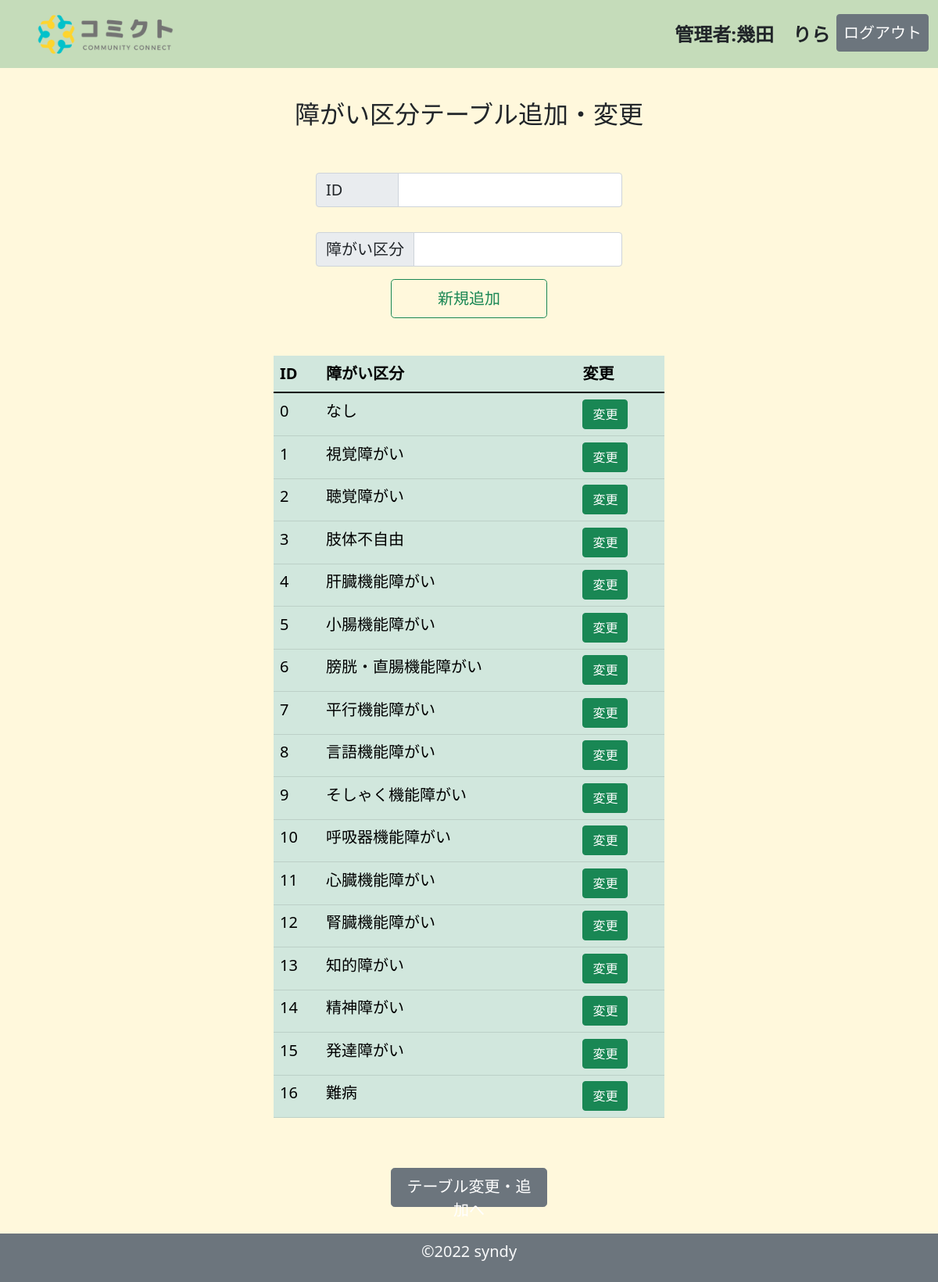
Page /admin_shougai_read.php (signed in) on the committed database.
### tables this page shows
CREATE TABLE `shougai_table` (
  `id` int(11) NOT NULL,
  `shougai_id` int(11) NOT NULL,
  `shougai` varchar(64) NOT NULL
);

### admin_shougai_read.php (the view, shortened to what this page needs)
<?php
$pdo = connect_to_db();
$sql = 'SELECT * FROM shougai_table ORDER BY shougai_id ASC';
$stmt = $pdo->prepare($sql);
try {
    $status = $stmt->execute();
} catch (PDOException $e) {
    echo json_encode(["sql error" => "{$e->getMessage()}"]);
    exit();
}
$result = $stmt->fetchAll(PDO::FETCH_ASSOC);
$output = "";
foreach ($result as $record) {
    $output .= "<tr><td>{$record['shougai_id']}</td><td>{$record['shougai']}</td>
    <td>
        <a href='admin_shougai_edit.php?id={$record["id"]}' class='btn btn-success' role='button'>変更</a>
      </td><tr>";
}
?>
<!DOCTYPE html>
<html lang="ja">
<head>
    <link href="https://cdn.jsdelivr.net/npm/bootstrap@5.1.3/dist/css/bootstrap.min.css" rel="stylesheet">
    <link rel="stylesheet" href="css/style_home_admin.css">
</head>
<body>
    <header>
        <nav class="navbar navbar-expand-lg navbar-light bg-success bg-opacity-25">
            <div class="container-fluid">
                <a class="navbar-brand" href="#">
                    <img src="img/comictlogo.png" alt="" width="250" height="60" class="d-inline-block align-text-top">
                </a>
                <div class="collapse navbar-collapse " id="navbarSupportedContent">
                    <ul class="navbar-nav me-auto">
                        <li class="nav-item">
                            <a class="nav-link" href="#"></a>
                        </li>
                        <li class="nav-item">
                            <a class="nav-link" href="#"></a>
                        </li>
                    </ul>
                    <ul class="navbar-nav">
                        <li class="nav-item">
                            <a class="nav-link text-dark fw-bold fs-4" href="#">管理者:<?= $_SESSION['mbname'] ?></a>
                        </li>
                        <li class="nav-item">
                            <a class="nav-link btn btn-secondary text-white fs-5 " href="logout.php" role="button">ログアウト</a>
                        </li>
                    </ul>
                </div>
            </div>
        </nav>
    </header>
    <main class="mb-5">
        <form action="admin_shougai_create.php" method="POST">
            <div class="container-fluid">
                <div class="row justify-content-center  g-2">
                    <p class="h2 text-center my-5">障がい区分テーブル追加・変更</p>
                    <div class="input-group mb-3 justify-content-center" style="max-width: 400px;">
                        <span class="input-group-text fs-5" id="inputGroup-sizing-default" style="width: 106px;">ID</span>
                        <input type="text" name="id" class="form-control fs-5 " aria-label="Sizing example input" aria-describedby="inputGroup-sizing-default">
                    </div>
                    <div class="row justify-content-center  g-2">
                        <div class="input-group mb-3 justify-content-center" style="max-width: 400px;">
                            <span class="input-group-text fs-5" id="inputGroup-sizing-default">障がい区分</span>
                            <input type="text" name="shougai" class="form-control fs-5 " aria-label="Sizing example input" aria-describedby="inputGroup-sizing-default">
                        </div>
                    </div>
                </div>
                <div class="container-fluid">
                    <div class="row justify-content-center">
                        <div class="col text-center mb-5">
                            <button class="btn btn-outline-success btn-lg fs-5" style="width: 200px;;height:50px">新規追加</button>
                        </div>
                    </div>
                </div>
            </div>
        </form>
        <div class="container-fluid">
            <div class="row justify-content-center  g-2">
                <div class="table-responsive">
                    <table class="table table-success table-hover mx-auto fs-5" style="max-width: 500px;">
                        <thead>
                            <tr>
                                <th scope="col">ID</th>
                                <th scope="col">障がい区分</th>
                                <th scope="col">変更</th>
                            </tr>
                        </thead>
                        <tbody>
                            <?= $output ?>
                        </tbody>
                    </table>
                </div>
            </div>
        </div>
        <div class="container-fluid">
            <div class="row justify-content-center">
                <div class="col text-center my-5">
                    <a class="btn btn-secondary btn-lg fs-5" style="width: 200px;;height:50px" href="admin_tableadd.php" role="button">テーブル変更・追加へ</a>
                </div>
            </div>
        </div>
    </main>
    <footer class="footer fixed-bottom mt-auto py-2 bg-secondary text-light text-center fs-5 ">
        <div class="container">
            <p>&copy;2022 syndy </p>
        </div>
    </footer>
</body>
</html>

### css/style_home_admin.css (style rules this page uses)
body { background-color: cornsilk; }

### rows in the picture
shougai_table: shougai "0", shougai "なし"
shougai_table: shougai "1", shougai "視覚障がい"
shougai_table: shougai "2", shougai "聴覚障がい"
shougai_table: shougai "3", shougai "肢体不自由"
shougai_table: shougai "4", shougai "肝臓機能障がい"
shougai_table: shougai "5", shougai "小腸機能障がい"
shougai_table: shougai "6", shougai "膀胱・直腸機能障がい"
shougai_table: shougai "7", shougai "平行機能障がい"
shougai_table: shougai "8", shougai "言語機能障がい"
shougai_table: shougai "9", shougai "そしゃく機能障がい"
shougai_table: shougai "10", shougai "呼吸器機能障がい"
shougai_table: shougai "11", shougai "心臓機能障がい"
shougai_table: shougai "12", shougai "腎臓機能障がい"
shougai_table: shougai "13", shougai "知的障がい"
shougai_table: shougai "14", shougai "精神障がい"
shougai_table: shougai "15", shougai "発達障がい"
shougai_table: shougai "16", shougai "難病"

### other values in the picture
$_SESSION['mbname'] "幾田 りら"
